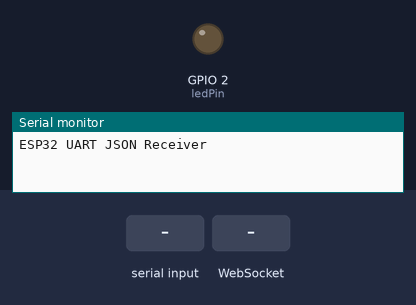
Recording of a program running on a simulated ESP32. On the bench: output pins drawn as LEDs (lit = HIGH), the last lines printed to the serial monitor. Dashed ring = blinking. Inputs (shaded band) come from the test bench. WiFi joins after 1.5 s; servers stay silent unless stated; storage starts empty.

Above: at 0.0 s.
At 4.2 s:
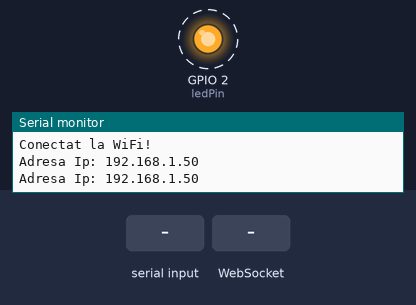
4.3 s: "D101\n" received over the second serial link
7.8 s: WebSocket text "D101" received
Timing chart, 0 to 17.3 s (numbered marks = the images above; inputs shaded):
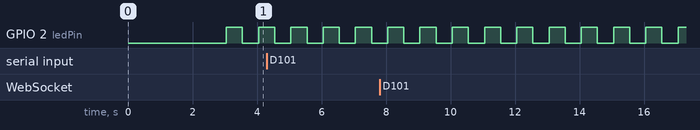

The program:

main.cpp
```cpp
#include <WiFi.h>
#include <AsyncTCP.h>
#include <ESPAsyncWebServer.h>
#include <ArduinoJson.h>
#include <FS.h> // nu sterge, a dat o eroare la un moment dat
#include <HardwareSerial.h>
#include <SPIFFS.h>


//const char* ssid = "DIGI-3brj";
//const char* password = "AFEHT6a4";
//const char* ssid = "DIGI-5-c79C";
//const char* password = "BjYjv6q9";

const char* ssid = "hotspot";
const char* password = "unudoitreipatru";

//const char* ssid = "Tp Link!";
//const char* password = "camera100110111!";

//const char* ssid = "linksys";
//const char* password = "ducuducu";

//const char* ssid = "D101";
//const char* password = "burkus200556";

const int ledPin = 2;

const int rxPin = 16; // pins pt Serial2
const int txPin = 17;
HardwareSerial ESP32Serial(2);


AsyncWebServer server(80);
AsyncWebSocket ws("/ws");


void onEvent(AsyncWebSocket *server, AsyncWebSocketClient *client, AwsEventType type, void *arg, uint8_t *data, size_t len) {
  if (type == WS_EVT_CONNECT) {
    Serial.println("WebSocket client connectat");

  } else if (type == WS_EVT_DISCONNECT) {
    Serial.println("WebSocket client deconectat");
  }
}

void listAllFiles() {
  File root = SPIFFS.open("/");
  if (!root) {
    Serial.println("Failed to open directory");
    return;
  }
  if (!root.isDirectory()) {
    Serial.println("Not a directory");
    return;
  }

  File file = root.openNextFile();
  while (file) {
    if (file.isDirectory()) {
      Serial.print("DIR : ");
      Serial.println(file.name());
    } else {
      Serial.print("FILE: ");
      Serial.print(file.name());
      Serial.print("\tSIZE: ");
      Serial.println(file.size());
    }
    file = root.openNextFile();
  }
}


void setup() {
  Serial.begin(115200);
  pinMode(ledPin, OUTPUT);
  // dsp serial, modifica pt serial 1/0, 0 cred ca e de doar test
  ESP32Serial.begin(115200, SERIAL_8N1, rxPin, txPin); // Start UART with 115200 baud rate
  //ESP32Serial.begin(115200, SERIAL_8E1); //  8 data bits, Even parity, 1 stop bit
  //ESP32Serial.begin(115200, SERIAL_8E2); //  8 data bits Even parity, 2 stop bits
  //SERIAL_8O pt even parity1


  Serial.println("ESP32 UART JSON Receiver");

  SPIFFS.begin();

  if (!SPIFFS.begin(true))
  {
    Serial.println("A apărut o eroare la montarea SPIFFS-urilor");
    return;
    }
    listAllFiles();

    // Routa pentru root-ul / web page
    server.on("/", HTTP_GET, [](AsyncWebServerRequest *request){
        request->send(SPIFFS, "/index.html", "text/html");
    });

    // Ruta pentru a incarca fisierul style.css file
    server.on("/style.css", HTTP_GET, [](AsyncWebServerRequest *request){
        request->send(SPIFFS, "/style.css", "text/css");
    });

    // Ruta pentru a incarca fisierul app.js file
    server.on("/app.js", HTTP_GET, [](AsyncWebServerRequest *request){
        request->send(SPIFFS, "/app.js", "text/javascript");
    });


  WiFi.begin(ssid, password);
  while (WiFi.status() != WL_CONNECTED) {
    delay(1000);
    Serial.println("Conectare la WiFi...");
  }
  if (WiFi.status() == WL_CONNECTED){
    Serial.println("Conectat la WiFi!");
    delay(1000);
    Serial.print("Adresa Ip: ");
    Serial.println(WiFi.localIP()); }
    else
    Serial.println("Esuat in a se conecta");


  //scanNetworks();

  ws.onEvent(onEvent);
  server.addHandler(&ws); //atasare 'ws' la server folosind addHandler- asculta pentru conexiuni Websocket


  server.begin();

}

void loop() {
  if (WiFi.status() == WL_CONNECTED) {
    digitalWrite(ledPin, HIGH);
    delay(500);
    digitalWrite(ledPin, LOW);
    delay(500);
    Serial.print("Adresa Ip: ");
    Serial.println(WiFi.localIP());
  }

static String jsonData; // Hold the incoming JSON data
while (ESP32Serial.available()) {
  char c = ESP32Serial.read(); // Read incoming characters
  if (c == '\n') { // Assuming each JSON message ends with a newline
    // Check if the received string contains "ID"
    if (jsonData.indexOf("\"ID\"") != -1) {
      // Parse JSON data doar daca contine "ID"
      StaticJsonDocument<2000> doc;
      DeserializationError error = deserializeJson(doc, jsonData);
      if (!error) {
        // Successfully parsed JSON data
        Serial.println("Json primit:");
        serializeJsonPretty(doc, Serial); // Print JSON data pentru debugging

        // Example: extract the "ID" field
        const char* ID = doc["ID"];
        Serial.print("ID: ");
        Serial.println(ID);

        long CTR = doc["CTR"]; // Assuming "CTR" is a long integer
        Serial.print("CTR: ");
        Serial.println(CTR);

        // Here you can add additional data extraction as needed

        // Serialize JSON and send it to all connected WebSocket clients
        String output;
        serializeJson(doc, output);
        ws.textAll(output);
      } else {
        // If there was an error in parsing JSON
        Serial.print("deserializeJson() failed: ");
        Serial.println(error.c_str());
      }
    } else {
      Serial.println("JSON nu contine 'ID'. Ignora.");
    }
    jsonData = ""; // Clear jsonData for the next message
  } else {
    jsonData += c; // Accumulate the characters into a String
  }
}
}

/*
static String jsonData; // Hold the incoming JSON data
while (ESP32Serial.available()) {
  char c = ESP32Serial.read(); // Read incoming characters
  if (c == '\n') { // Assuming each JSON message ends with a newline
    // Check if the received string contains "ID"
    if (jsonData.indexOf("\"ID\"") != -1) {
      // Parse JSON data doar daca contine "ID"
      StaticJsonDocument<2000> doc;
      DeserializationError error = deserializeJson(doc, jsonData);
      if (!error) {
        // Successfully parsed JSON data
        Serial.println("Received JSON:");
        serializeJsonPretty(doc, Serial); // Print JSON data pentru debugging

        // Example: extract the "ID" field
        const char* ID = doc["ID"];
        Serial.print("ID: ");
        Serial.println(ID);

        long CTR = doc["CTR"]; // Assuming "CTR" is a long integer
        Serial.print("CTR: ");
        Serial.println(CTR);

        // Here you can add additional data extraction as needed

        // Serialize JSON and send it to all connected WebSocket clients
        String output;
        serializeJson(doc, output);
        ws.textAll(output);
      } else {
        // If there was an error in parsing JSON
        Serial.print("deserializeJson() failed: ");
        Serial.println(error.c_str());
      }
    } else {
      Serial.println("JSON does not contain 'ID'. Ignoring.");
    }
    jsonData = ""; // Clear jsonData for the next message
  } else {
    jsonData += c; // Accumulate the characters into a String
  }
}
*/

/*
 static String jsonData; // string pt data json
  while (ESP32Serial.available()) {
    char c = ESP32Serial.read(); // citire data
    if (c == '\n') { // Asumand ca json se termina cu \n
      // Parse the JSON data
      StaticJsonDocument<2000> doc; // ajusteaza bazat pe marimea json-ului
      DeserializationError error = deserializeJson(doc, jsonData);
      if (!error) {
        // Am parsed json cu succes
        Serial.println("Primit JSON:");
        serializeJsonPretty(doc, Serial); // Print the JSON data for debugging

        // Example: extrag "ID"
        const char* ID = doc["ID"];
        Serial.print("ID: ");
        Serial.println(ID);

        long CTR = doc["CTR"]; //
        Serial.print("CTR: ");
        Serial.println(CTR);


        //serializez json si trimite-l la toti clientii
        String output;
        serializeJson(doc, output);
        //notifyClients(output);
        ws.textAll(output);
      } else {
        // If error in parsing JSON
        Serial.print("deserializeJson() failed: ");
        Serial.println(error.c_str());
      }
      jsonData = ""; //  golesc jsonData pt urmatorul mesaj
    } else {
      jsonData += c; // acumularea caracterelor intr-un string
    }
}    */


/*
void scanNetworks() {
  Serial.println("Scanarea pentru rețele WiFi din apropiere...");
  int n = WiFi.scanNetworks();
  if (n == 0) {
    Serial.println("Nici o retea WiFi gasita");
  } else {
    Serial.print(n);
    Serial.println(" retele WiFi gasite:");
    for (int i = 0; i < n; ++i) {
      // Print SSID si RSSI pt fiecare gasit
      Serial.print(i + 1);
      Serial.print(": ");
      Serial.print(WiFi.SSID(i));
      Serial.print(" (");
      Serial.print(WiFi.RSSI(i));
      Serial.print(" dBm)");
      Serial.println((WiFi.encryptionType(i) == WIFI_AUTH_OPEN)?" (Open)":" (Secured)");
      delay(10);
    }
  }
  Serial.println("Scanare completa.");
}
*/
```

Measured:
- by itself, GPIO 2 (ledPin): alternates HIGH for 0.50 s and LOW for 0.50 s
